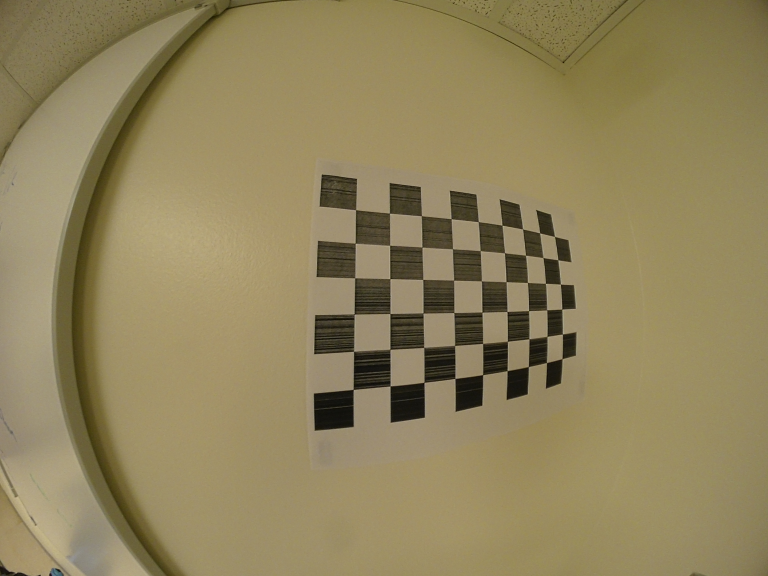
#> input picture stitcher/distortion_corrector/calibrate/inputs/104_0009.JPG, 2304 x 1728 px (shown at 1/3 size)
$ python calibrate.py ../../stitcher/distortion_corrector/calibrate/inputs/104_0009.JPG
#> lines starting #> are read from the running program, lines starting #| are printed output that depends on the picture; long printed decimals are rounded
#!/usr/bin/env python

"""
camera calibration for distorted images with chess board samples
reads distorted images, calculates the calibration and write undistorted images

usage:
    calibrate.py [--debug <output path>] [--square_size] [<image mask>]

default values:
    --debug:    ./output/
    --square_size: 1.0
    <image mask> defaults to ../data/left*.jpg
"""

from __future__ import print_function
import os
import sys
import getopt
from glob import glob
import numpy as np
import cv2
import imutils

# pylint: disable=R0914
def main():
    """
    Responsible for run of calibration from the command line.
    """
    calibrate()

def calibrate():
    """
    Calibration routine
    """
    args, img_mask = getopt.getopt(sys.argv[1:], '', ['debug=', 'square_size='])
    args = dict(args)
    args.setdefault('--debug', './output/')
    args.setdefault('--square_size', 1.0)
    if not img_mask:
        img_mask = 'app/storage/calibration_inputs/*'
    else:
        img_mask = img_mask[0]

    img_names = glob(img_mask)
    debug_dir = args.get('--debug')
    if not os.path.isdir(debug_dir):
        os.mkdir(debug_dir)
    square_size = float(args.get('--square_size'))

    pattern_size = (9, 6)
    pattern_points = np.zeros((np.prod(pattern_size), 3), np.float32)
    pattern_points[:, :2] = np.indices(pattern_size).T.reshape(-1, 2)
    pattern_points *= square_size

    obj_points = []
    img_points = []
    height, width = 0, 0
    for filename in img_names:
        print('processing %s... ' % filename, end='')
        img = cv2.imread(filename, 0)
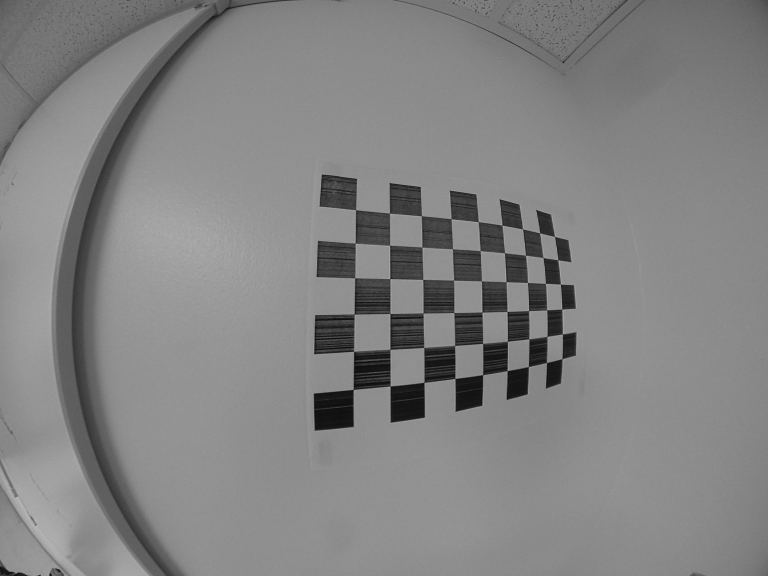
#> img: shape (1728, 2304) (shown at 1/3 size); min 1, max 203, mean 131
        if img is None:
            print("Failed to load", filename)
            continue

        height, width = img.shape[:2]
#> height = 1728; width = 2304
        found, corners = cv2.findChessboardCorners(img, pattern_size)
#> found = True; corners = 54 rows, first 8: [1067.8, 630.4], [1169.4, 640.8], [1265.4, 648.3], [1354.3, 656.9], [1435.4, 666.1], [1507.4, 676.5], [1568.1, 687.3], [1620.5, 699.4]
        if found:
            term = (cv2.TERM_CRITERIA_EPS + cv2.TERM_CRITERIA_COUNT, 30, 0.1)
            cv2.cornerSubPix(img, corners, (5, 5), (-1, -1), term)

        if not found:
            print('Chessboard not found.')
            continue

        img_points.append(corners.reshape(-1, 2))
        obj_points.append(pattern_points)

        print('ok')

    # calculate camera distortion
    rms, camera_matrix, dist_coefs, _, _ = cv2.calibrateCamera(obj_points,
                                                               img_points,
                                                               (width, height),
                                                               None, None)
#> rms = 0.852; camera_matrix = [[395.2, 0, 1145.6], [0, 391.2, 861], [0, 0, 1]]; dist_coefs = [[0.0149, -0.0442, 0.00577, 0.000351, 0.00837]]
    print("\nRMS:", rms)
#| RMS: 0.8518
    print("camera matrix:\n", camera_matrix)
#| camera matrix:
#|  [[3.95163073e+02 0.00000000e+00 1.14557097e+03]
#|  [0.00000000e+00 3.91205348e+02 8.60977572e+02]
#|  [0.00000000e+00 0.00000000e+00 1.00000000e+00]]
    print("distortion coefficients: ", dist_coefs.ravel())
#| distortion coefficients:  [ 0.01488 -0.04416  0.005774  0.0003508  0.008373]

    dist_coefs = dist_coefs.ravel()
#> dist_coefs = [0.0149, -0.0442, 0.00577, 0.000351, 0.00837]
    for i in range(3):
        i = i+2
        dist_coefs[i] = 0
#> after the loop, dist_coefs = [0.0149, -0.0442, 0, 0, 0]
    print(dist_coefs)
#| [ 0.01488 -0.04416  0.          0.          0.        ]
    verify_calibration(camera_matrix, dist_coefs)
    cv2.destroyAllWindows()

def splitfilename(filename):
    """
    splits file name into parent directory, name and extension
    """
    path, filename = os.path.split(filename)
    name, ext = os.path.splitext(filename)
    return path, name, ext

def verify_calibration(camera_matrix, distortion_coefficients):
    """
    Verifies calibration of a test image
    based on an incoming camera_matrix and a
    set of distortion_coefficients pre-determined during calibration.
    """

    # Read in the image for correction
    src = cv2.imread("app/storage/calibration_inputs/104_0009.JPG")
#> src is the input picture: shape (1728, 2304, 3); mean B, G, R 92, 131.5, 144.6
    height, width = src.shape[:2]
#> height = 1728; width = 2304

    # Correct the radial distortion
    newcamera, _ = cv2.getOptimalNewCameraMatrix(camera_matrix,
                                                 distortion_coefficients,
                                                 (width, height), 0)
#> newcamera = [[395.2, 0, 1145.6], [0, 391.2, 861], [0, 0, 1]]
    newimg = cv2.undistort(src, camera_matrix, distortion_coefficients, None, newcamera)
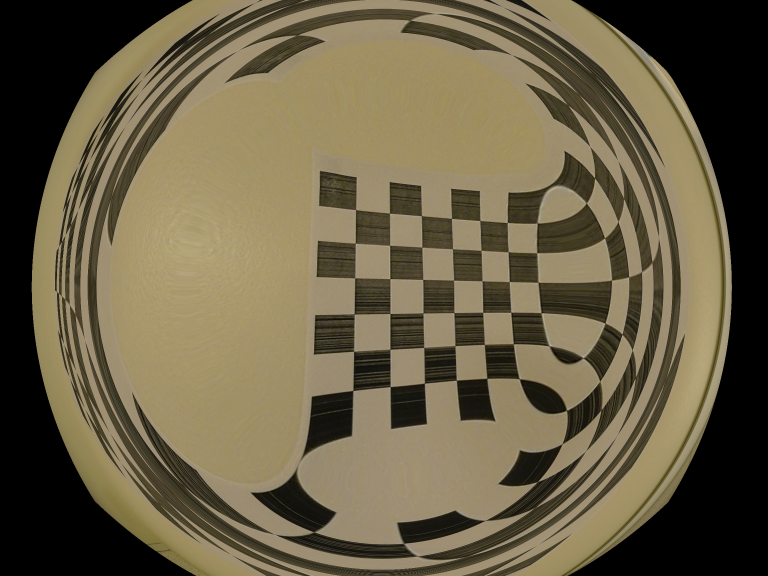
#> newimg: shape (1728, 2304, 3) (shown at 1/3 size); mean B, G, R 70, 95.2, 105.4

    # Display a comparison between the original image and the corrected image
    cv2.imshow("original", imutils.resize(src, width=720))
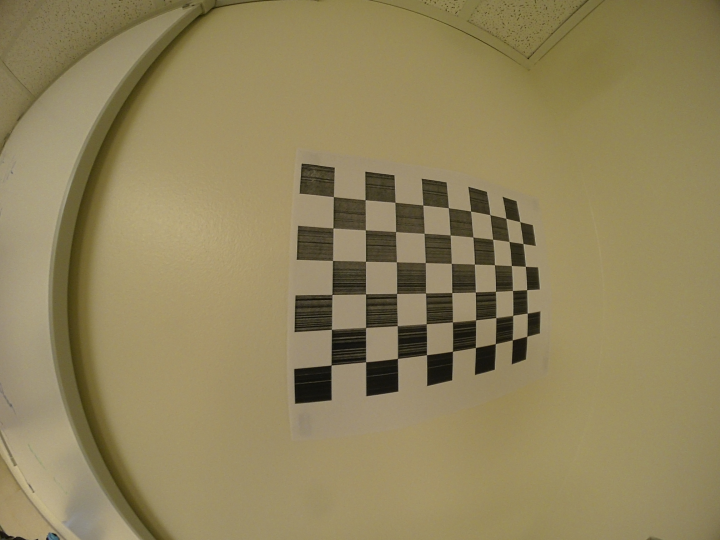
#> window 'original': shape (540, 720, 3); mean B, G, R 92, 131.5, 144.6
    cv2.imshow("corrected", imutils.resize(newimg, width=720))
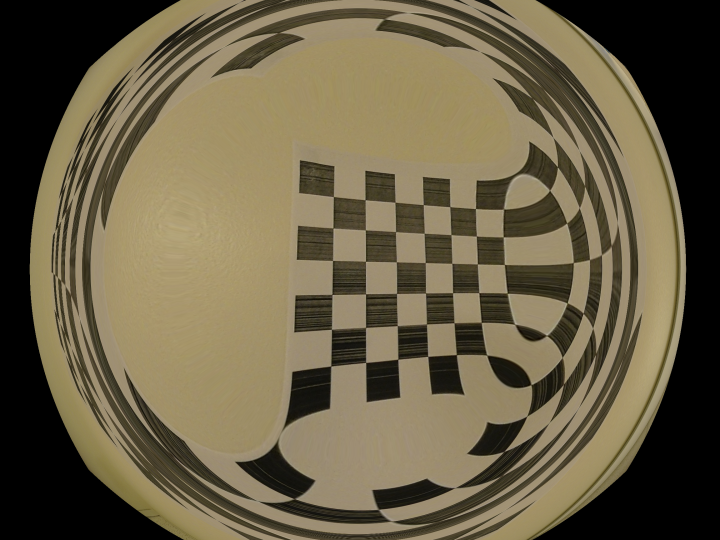
#> window 'corrected': shape (540, 720, 3); mean B, G, R 70, 95.2, 105.4
    cv2.waitKey(0)
    cv2.destroyAllWindows()

if __name__ == "__main__":
    main()

$ run again, with stitcher/distortion_corrector/calibrate/inputs/104_0001.JPG copied over stitcher/distortion_corrector/calibrate/inputs/104_0009.JPG
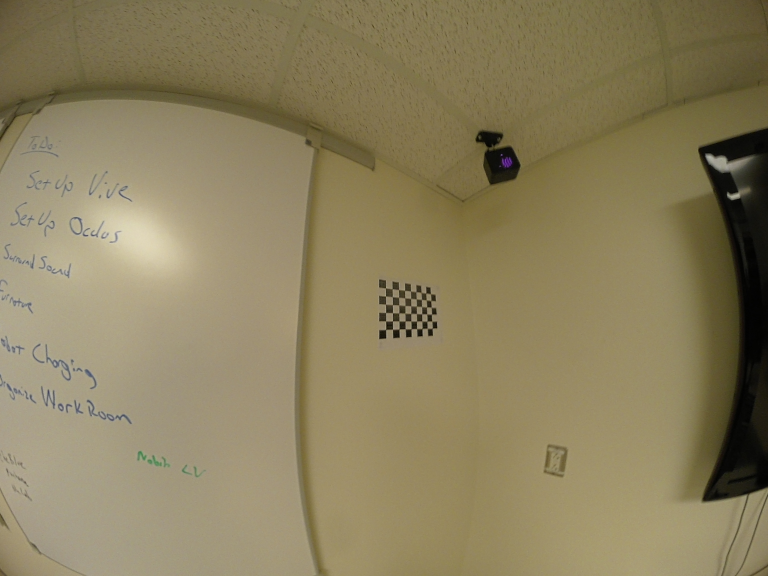
#> input picture stitcher/distortion_corrector/calibrate/inputs/104_0001.JPG, 2304 x 1728 px (shown at 1/3 size)
#> in calibrate, `img = cv2.imread(filename, 0)`:
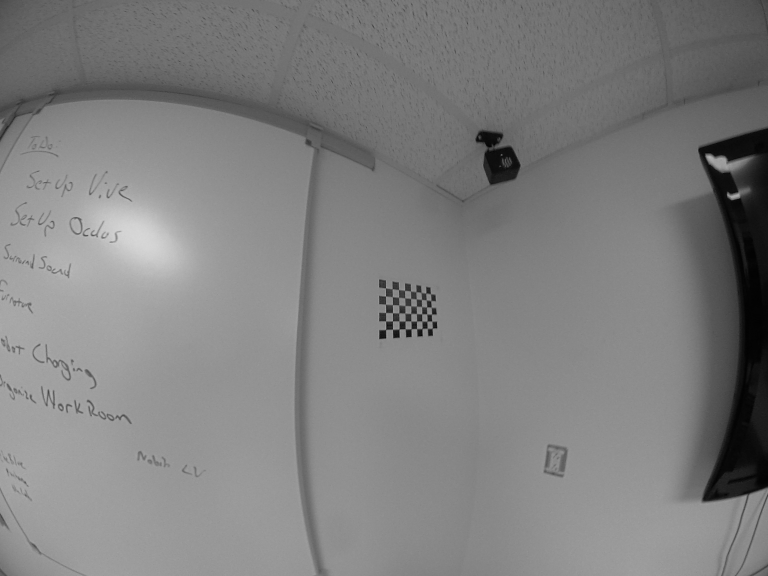
#> img: shape (1728, 2304) (shown at 1/3 size); min 1, max 218, mean 127.8
#> found = True; corners = 54 rows, first 8: [1157.9, 863.7], [1176.8, 866.8], [1196.7, 869.2], [1214.3, 870.8], [1232.7, 872.5], [1249, 876.5], [1264, 878.5], [1277.5, 879.2]
#> in calibrate, `rms, camera_matrix, dist_coefs, _, _ = cv2.calibrateCamera(obj_points,..`: rms = 0.333; camera_matrix = [[817.7, 0, 1147.7], [0, 691.8, 872.4], [0, 0, 1]]; dist_coefs = [[-1.34, -3.42, 0.105, 0.042, 161.4]]
#| RMS: 0.3334
#| camera matrix:
#|  [[8.17729421e+02 0.00000000e+00 1.14765516e+03]
#|  [0.00000000e+00 6.91767936e+02 8.72443389e+02]
#|  [0.00000000e+00 0.00000000e+00 1.00000000e+00]]
#| distortion coefficients:  [-1.33940112e+00 -3.42069201e+00  1.05320163e-01  4.20116468e-02
#|   1.61371087e+02]
#> in calibrate, `dist_coefs = dist_coefs.ravel()`: dist_coefs = [-1.34, -3.42, 0.105, 0.042, 161.4]
#> after the loop in calibrate, `for i in range(3):`: dist_coefs = [-1.34, -3.42, 0, 0, 0]
#| [-1.339 -3.421  0.          0.          0.        ]
#> in verify_calibration, src is the input picture: shape (1728, 2304, 3); mean B, G, R 94.1, 128.3, 139.7
#> newcamera = [[817.7, 0, 1147.7], [0, 691.8, 872.4], [0, 0, 1]]
#> in verify_calibration, `cv2.imshow("corrected", imutils.resize(newimg, width=720))`:
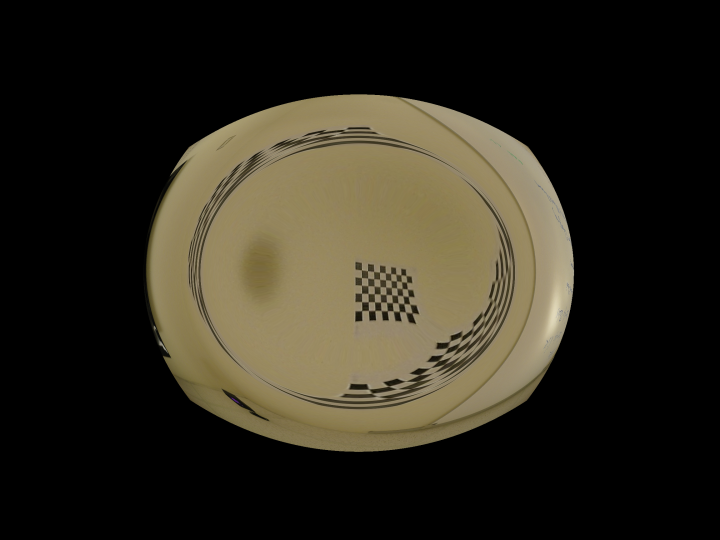
#> window 'corrected': shape (540, 720, 3); mean B, G, R 29.2, 41, 45.3

$ run again, with stitcher/distortion_corrector/calibrate/inputs/104_0002.JPG copied over stitcher/distortion_corrector/calibrate/inputs/104_0009.JPG
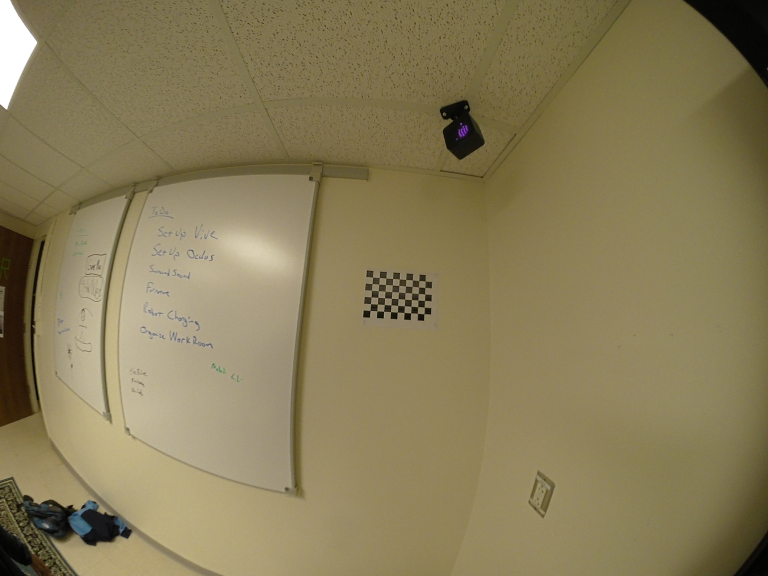
#> input picture stitcher/distortion_corrector/calibrate/inputs/104_0002.JPG, 2304 x 1728 px (shown at 1/3 size)
#> in calibrate, `img = cv2.imread(filename, 0)`:
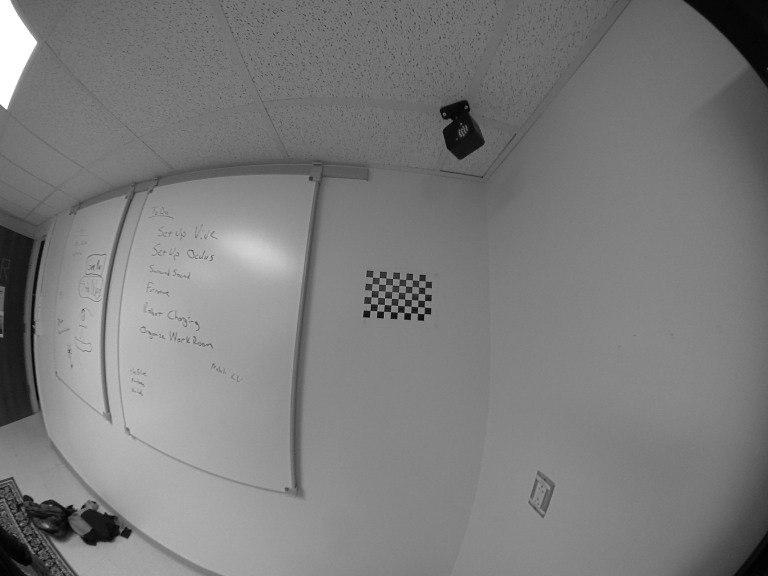
#> img: shape (1728, 2304) (shown at 1/3 size); min 0, max 255, mean 123.9
#> found = True; corners = 54 rows, first 8: [1118.7, 832.5], [1138.8, 834.1], [1158.6, 835.3], [1179.1, 837.2], [1198.6, 838.3], [1218.6, 839.2], [1237.4, 841.7], [1257, 842.5]
#> in calibrate, `rms, camera_matrix, dist_coefs, _, _ = cv2.calibrateCamera(obj_points,..`: rms = 0.186; camera_matrix = [[322.5, 0, 1143.9], [0, 314.6, 842.2], [0, 0, 1]]; dist_coefs = [[-0.182, 0.441, 0.0127, 0.00623, -0.461]]
#| RMS: 0.1861
#| camera matrix:
#|  [[3.22509836e+02 0.00000000e+00 1.14390092e+03]
#|  [0.00000000e+00 3.14620896e+02 8.42226605e+02]
#|  [0.00000000e+00 0.00000000e+00 1.00000000e+00]]
#| distortion coefficients:  [-0.1818  0.4414  0.01275  0.006226 -0.4612]
#> in calibrate, `dist_coefs = dist_coefs.ravel()`: dist_coefs = [-0.182, 0.441, 0.0127, 0.00623, -0.461]
#> after the loop in calibrate, `for i in range(3):`: dist_coefs = [-0.182, 0.441, 0, 0, 0]
#| [-0.1818  0.4414  0.          0.          0.        ]
#> in verify_calibration, src is the input picture: shape (1728, 2304, 3); mean B, G, R 88.1, 124.4, 136.3
#> newcamera = [[59883.3, 0, 1162.7], [0, 57271.7, 873.7], [0, 0, 1]]
#> in verify_calibration, `cv2.imshow("corrected", imutils.resize(newimg, width=720))`:
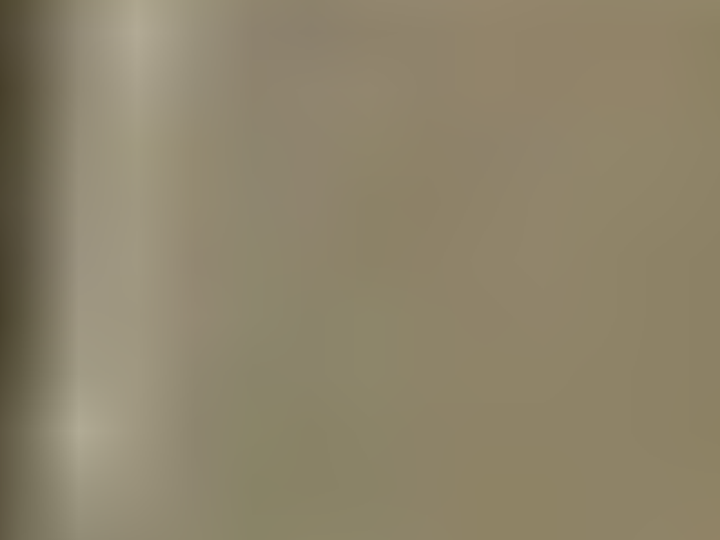
#> window 'corrected': shape (540, 720, 3); mean B, G, R 106.7, 131.9, 141.6

$ run again, with stitcher/distortion_corrector/calibrate/inputs/104_0003.JPG copied over stitcher/distortion_corrector/calibrate/inputs/104_0009.JPG
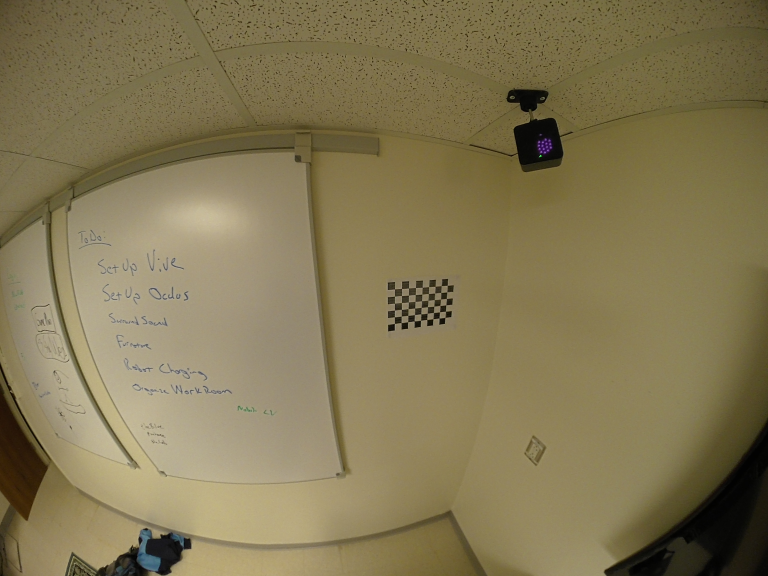
#> input picture stitcher/distortion_corrector/calibrate/inputs/104_0003.JPG, 2304 x 1728 px (shown at 1/3 size)
#> in calibrate, `img = cv2.imread(filename, 0)`:
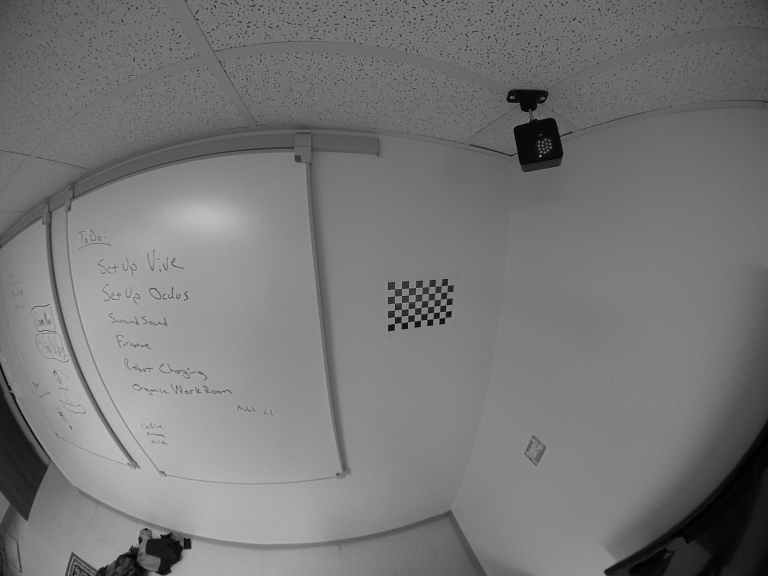
#> img: shape (1728, 2304) (shown at 1/3 size); min 0, max 255, mean 119
#> found = True; corners = 54 rows, first 8: [1184.8, 867.9], [1205.6, 866.4], [1226.6, 865], [1247.7, 864], [1267.6, 862.6], [1286.6, 860.7], [1305.9, 859.7], [1324.5, 858.5]
#> in calibrate, `rms, camera_matrix, dist_coefs, _, _ = cv2.calibrateCamera(obj_points,..`: rms = 0.229; camera_matrix = [[452.9, 0, 1146.4], [0, 459.4, 808.4], [0, 0, 1]]; dist_coefs = [[0.0909, -1.32, 0.00358, 0.0159, 2.93]]
#| RMS: 0.229
#| camera matrix:
#|  [[4.52938582e+02 0.00000000e+00 1.14635745e+03]
#|  [0.00000000e+00 4.59351145e+02 8.08367085e+02]
#|  [0.00000000e+00 0.00000000e+00 1.00000000e+00]]
#| distortion coefficients:  [ 0.09088 -1.322  0.003581  0.01595  2.927]
#> in calibrate, `dist_coefs = dist_coefs.ravel()`: dist_coefs = [0.0909, -1.32, 0.00358, 0.0159, 2.93]
#> after the loop in calibrate, `for i in range(3):`: dist_coefs = [0.0909, -1.32, 0, 0, 0]
#| [ 0.09088 -1.322  0.          0.          0.        ]
#> in verify_calibration, src is the input picture: shape (1728, 2304, 3); mean B, G, R 83.6, 119.5, 131.3
#> newcamera = [[452.9, 0, 1146.4], [0, 459.4, 808.4], [0, 0, 1]]
#> in verify_calibration, `cv2.imshow("corrected", imutils.resize(newimg, width=720))`:
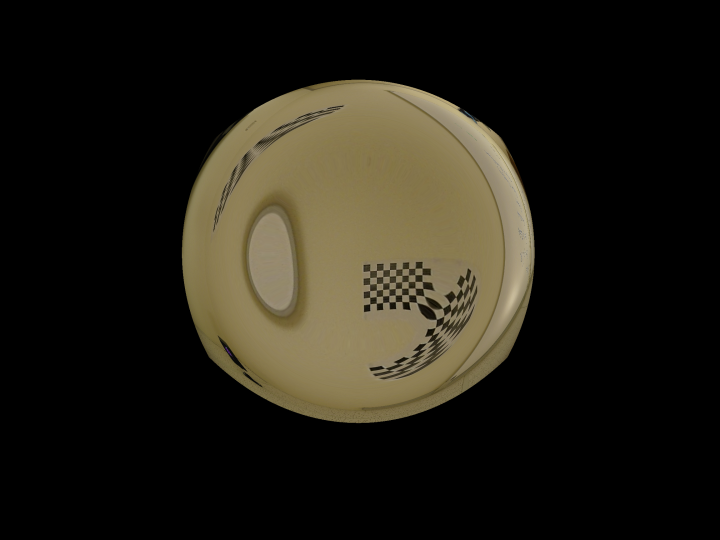
#> window 'corrected': shape (540, 720, 3); mean B, G, R 21, 30.4, 33.7
